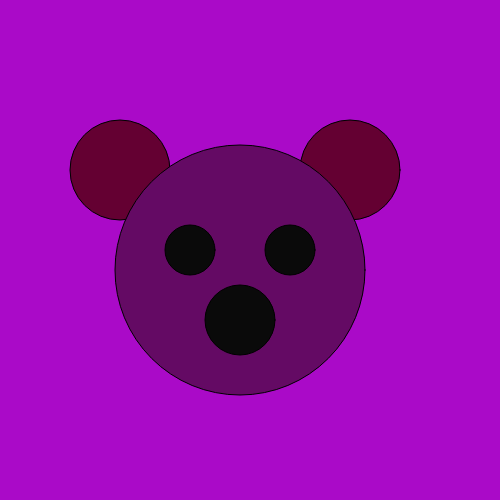
Frame 1 (no input)
Frame 60 (no input): identical to frame 1, image omitted
Frame 120 (the mouse pressed at the canvas centre since frame 60): identical to frame 1, image omitted

The p5.js sketch that drew this single still picture (run headless with seeded random() and noise() and a simulated clock; from frame 60 on, the mouse is pressed at the canvas centre):

// p5.js sketch
// ── sketch.js
function setup() {
  createCanvas(500, 500);
}

function draw() {
  background(170,10,200);
  fill(100,0,50)
  circle(120,170,100)
  circle(350,170,100)
  fill(100,10,100)
  circle(240,270,250)
  fill(10,10,10)
  circle(190,250,50)
  circle(290,250,50)
  circle(240,320,70)
 
}
